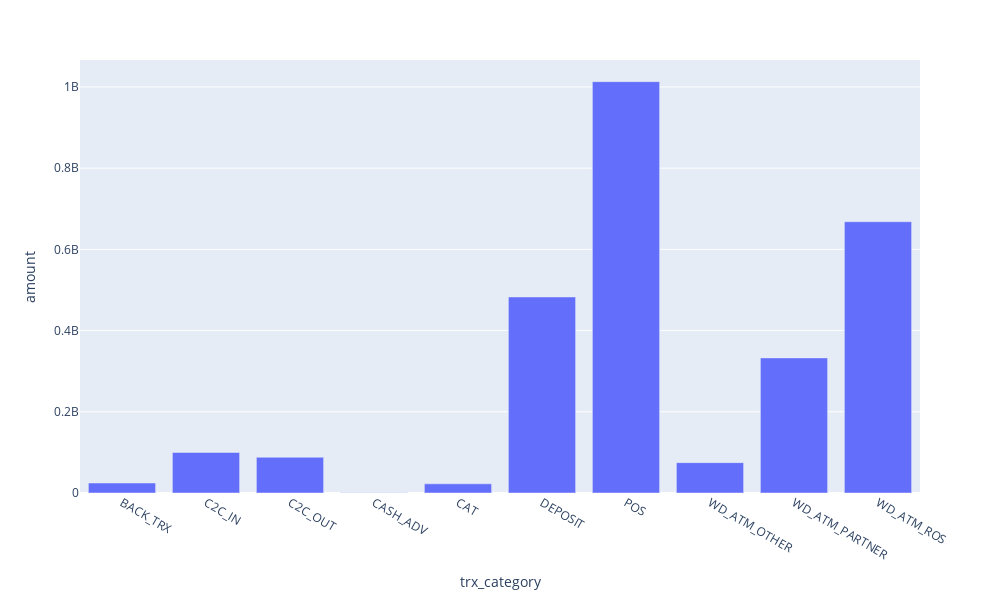

Notebook cell for this chart:
### Code cell
amount_trx=raw_df.groupby(['trx_category']).agg({'amount':'sum'})
amount_trx=amount_trx.reset_index()
fig=px.bar(amount_trx,x=amount_trx.trx_category,y=amount_trx.amount,width=1000, height=600)
fig.show()

### Figure 1 — Plotly figure (JSON) as saved in the notebook; plotly's stock layout.template omitted (floating-point values rounded to 4 significant figures)
{"data": [{"alignmentgroup": "True", "hovertemplate": "trx_category=%{x}<br>amount=%{y}<extra></extra>", "legendgroup": "", "marker": {"color": "#636efa", "pattern": {"shape": ""}}, "name": "", "offsetgroup": "", "orientation": "v", "showlegend": false, "textposition": "auto", "type": "bar", "x": ["BACK_TRX", "C2C_IN", "C2C_OUT", "CASH_ADV", "CAT", "DEPOSIT", "POS", "WD_ATM_OTHER", "WD_ATM_PARTNER", "WD_ATM_ROS"], "xaxis": "x", "y": [24620000.0, 99900000.0, 88070000.0, 912800.0, 22600000.0, 482700000.0, 1013000000.0, 74780000.0, 332717750, 668084500], "yaxis": "y"}], "layout": {"barmode": "relative", "height": 600, "legend": {"tracegroupgap": 0}, "margin": {"t": 60}, "width": 1000, "xaxis": {"anchor": "y", "domain": [0, 1], "title": {"text": "trx_category"}}, "yaxis": {"anchor": "x", "domain": [0, 1], "title": {"text": "amount"}}}}
